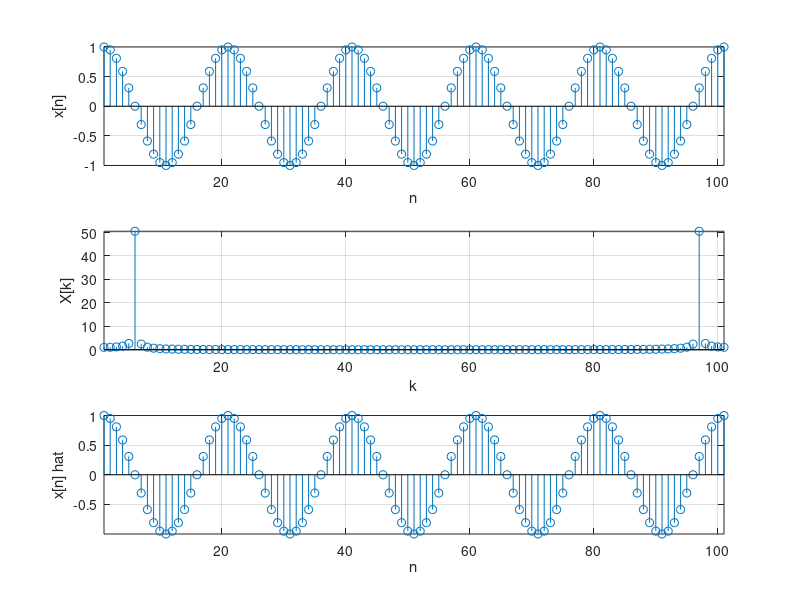
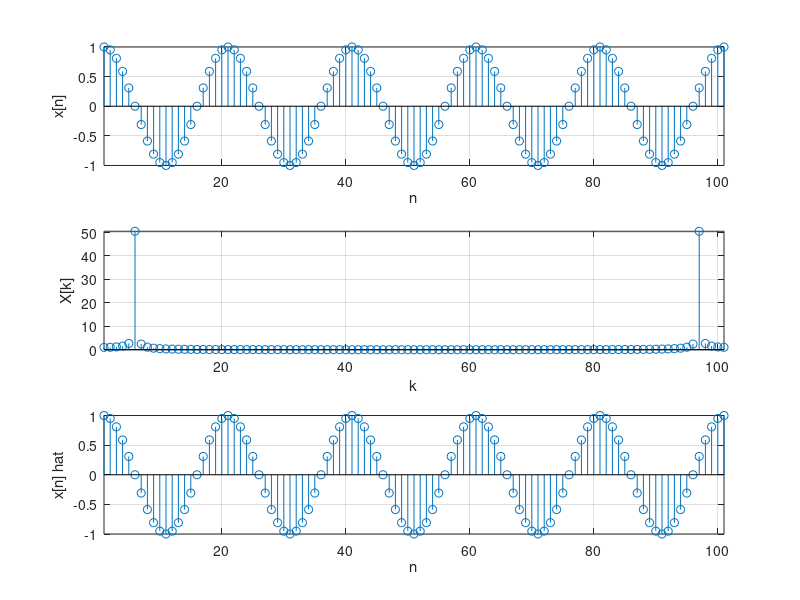

These charts were generated, in order, by the following MATLAB code:
close all
clear
clc

FS = 100;
n = 0:1/FS:1;
x_n = cos(2*pi*5*n);

%% Part(a, b)
N = length(x_n);
W_N = exp(-j*2*pi/N);
% Create DFT matrix
D_N = W_N.^((0:N-1)'*(0:N-1));
% Perform DFT
X_k = D_N*x_n';
% Convert the DFT back to x_n (Inverse DFT)
x_n_hat = real(1/N * conj(D_N)*X_k);

figure(1)
subplot(3,1,1)
stem(x_n)
xlabel('n')
ylabel('x[n]')
grid on
axis([-inf inf -inf inf])

subplot(3,1,2)
stem(abs(X_k))
xlabel('k')
ylabel('X[k]')
grid on
axis([-inf inf -inf inf])

subplot(3,1,3)
stem(x_n_hat)
xlabel('n')
ylabel('x[n] hat')
grid on
axis([-inf inf -inf inf])

%% Part(c, d)
X_k = fft(x_n);
x_n_hat = ifft(X_k);

figure(2)
subplot(3,1,1)
stem(x_n)
xlabel('n')
ylabel('x[n]')
grid on
axis([-inf inf -inf inf])

subplot(3,1,2)
stem(abs(X_k))
xlabel('k')
ylabel('X[k]')
grid on
axis([-inf inf -inf inf])

subplot(3,1,3)
stem(x_n_hat)
xlabel('n')
ylabel('x[n] hat')
grid on
axis([-inf inf -inf inf])